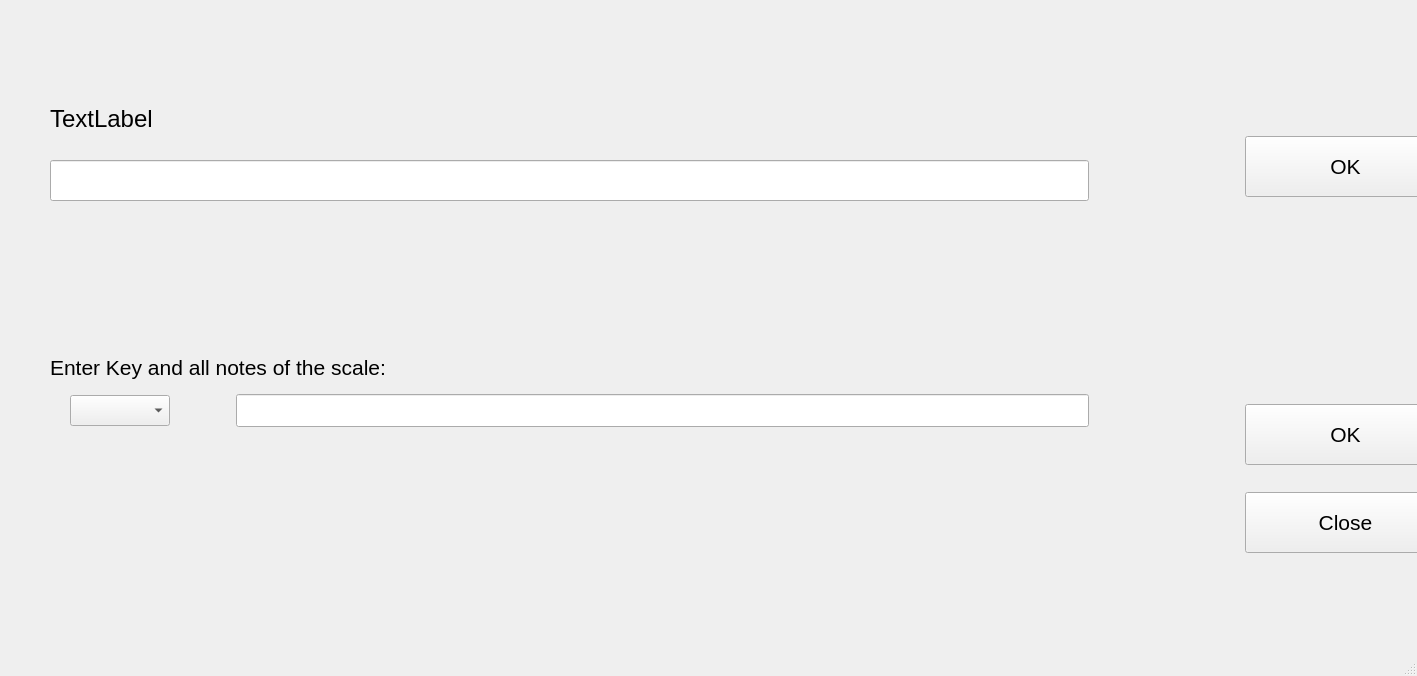
<?xml version="1.0" encoding="UTF-8"?>
<ui version="4.0">
 <class>ScaleWindow</class>
 <widget class="QMainWindow" name="ScaleWindow">
  <property name="geometry">
   <rect>
    <x>0</x>
    <y>0</y>
    <width>1417</width>
    <height>676</height>
   </rect>
  </property>
  <property name="windowTitle">
   <string>MainWindow</string>
  </property>
  <widget class="QWidget" name="centralwidget">
   <property name="sizePolicy">
    <sizepolicy hsizetype="Preferred" vsizetype="Preferred">
     <horstretch>0</horstretch>
     <verstretch>0</verstretch>
    </sizepolicy>
   </property>
   <widget class="QWidget" name="horizontalLayoutWidget">
    <property name="geometry">
     <rect>
      <x>0</x>
      <y>0</y>
      <width>1546</width>
      <height>631</height>
     </rect>
    </property>
    <layout class="QGridLayout" name="gridLayout">
     <item row="0" column="5">
      <layout class="QVBoxLayout" name="VLayoutSpaceR"/>
     </item>
     <item row="0" column="1">
      <layout class="QVBoxLayout" name="vLayoutL">
       <item>
        <layout class="QVBoxLayout" name="verticalLayout_4">
         <item>
          <spacer name="verticalSpacer_3">
           <property name="orientation">
            <enum>Qt::Vertical</enum>
           </property>
           <property name="sizeType">
            <enum>QSizePolicy::Fixed</enum>
           </property>
           <property name="sizeHint" stdset="0">
            <size>
             <width>20</width>
             <height>20</height>
            </size>
           </property>
          </spacer>
         </item>
         <item>
          <widget class="QLabel" name="instructLabel">
           <property name="sizePolicy">
            <sizepolicy hsizetype="Fixed" vsizetype="Maximum">
             <horstretch>0</horstretch>
             <verstretch>0</verstretch>
            </sizepolicy>
           </property>
           <property name="minimumSize">
            <size>
             <width>800</width>
             <height>51</height>
            </size>
           </property>
           <property name="font">
            <font>
             <pointsize>18</pointsize>
            </font>
           </property>
           <property name="text">
            <string>TextLabel</string>
           </property>
          </widget>
         </item>
         <item>
          <spacer name="verticalSpacer_4">
           <property name="orientation">
            <enum>Qt::Vertical</enum>
           </property>
           <property name="sizeType">
            <enum>QSizePolicy::Fixed</enum>
           </property>
           <property name="sizeHint" stdset="0">
            <size>
             <width>20</width>
             <height>10</height>
            </size>
           </property>
          </spacer>
         </item>
         <item>
          <widget class="QLineEdit" name="inputLine">
           <property name="sizePolicy">
            <sizepolicy hsizetype="Minimum" vsizetype="Maximum">
             <horstretch>0</horstretch>
             <verstretch>0</verstretch>
            </sizepolicy>
           </property>
           <property name="minimumSize">
            <size>
             <width>800</width>
             <height>41</height>
            </size>
           </property>
           <property name="font">
            <font>
             <pointsize>16</pointsize>
            </font>
           </property>
          </widget>
         </item>
         <item>
          <spacer name="verticalSpacer_5">
           <property name="orientation">
            <enum>Qt::Vertical</enum>
           </property>
           <property name="sizeType">
            <enum>QSizePolicy::Fixed</enum>
           </property>
           <property name="sizeHint" stdset="0">
            <size>
             <width>20</width>
             <height>140</height>
            </size>
           </property>
          </spacer>
         </item>
         <item>
          <widget class="QLabel" name="keyLabel">
           <property name="sizePolicy">
            <sizepolicy hsizetype="Expanding" vsizetype="Fixed">
             <horstretch>0</horstretch>
             <verstretch>0</verstretch>
            </sizepolicy>
           </property>
           <property name="minimumSize">
            <size>
             <width>421</width>
             <height>41</height>
            </size>
           </property>
           <property name="font">
            <font>
             <pointsize>16</pointsize>
            </font>
           </property>
           <property name="text">
            <string>Enter Key and all notes of the scale: </string>
           </property>
          </widget>
         </item>
         <item>
          <layout class="QHBoxLayout" name="horizontalLayout">
           <item>
            <spacer name="horizontalSpacer_5">
             <property name="orientation">
              <enum>Qt::Horizontal</enum>
             </property>
             <property name="sizeType">
              <enum>QSizePolicy::Fixed</enum>
             </property>
             <property name="sizeHint" stdset="0">
              <size>
               <width>20</width>
               <height>20</height>
              </size>
             </property>
            </spacer>
           </item>
           <item>
            <widget class="QComboBox" name="keyComboBox">
             <property name="sizePolicy">
              <sizepolicy hsizetype="Fixed" vsizetype="Fixed">
               <horstretch>0</horstretch>
               <verstretch>0</verstretch>
              </sizepolicy>
             </property>
             <property name="font">
              <font>
               <pointsize>14</pointsize>
              </font>
             </property>
            </widget>
           </item>
           <item>
            <spacer name="horizontalSpacer">
             <property name="orientation">
              <enum>Qt::Horizontal</enum>
             </property>
             <property name="sizeType">
              <enum>QSizePolicy::Fixed</enum>
             </property>
             <property name="sizeHint" stdset="0">
              <size>
               <width>60</width>
               <height>20</height>
              </size>
             </property>
            </spacer>
           </item>
           <item>
            <widget class="QLineEdit" name="modeTextInput">
             <property name="sizePolicy">
              <sizepolicy hsizetype="Minimum" vsizetype="Fixed">
               <horstretch>0</horstretch>
               <verstretch>0</verstretch>
              </sizepolicy>
             </property>
             <property name="minimumSize">
              <size>
               <width>600</width>
               <height>0</height>
              </size>
             </property>
             <property name="font">
              <font>
               <pointsize>16</pointsize>
              </font>
             </property>
            </widget>
           </item>
          </layout>
         </item>
        </layout>
       </item>
       <item>
        <spacer name="verticalSpacer_6">
         <property name="orientation">
          <enum>Qt::Vertical</enum>
         </property>
         <property name="sizeType">
          <enum>QSizePolicy::Maximum</enum>
         </property>
         <property name="sizeHint" stdset="0">
          <size>
           <width>20</width>
           <height>130</height>
          </size>
         </property>
        </spacer>
       </item>
      </layout>
     </item>
     <item row="0" column="3">
      <layout class="QVBoxLayout" name="vLayoutR">
       <property name="spacing">
        <number>4</number>
       </property>
       <property name="sizeConstraint">
        <enum>QLayout::SetMinAndMaxSize</enum>
       </property>
       <item>
        <spacer name="verticalSpacer">
         <property name="orientation">
          <enum>Qt::Vertical</enum>
         </property>
         <property name="sizeType">
          <enum>QSizePolicy::Fixed</enum>
         </property>
         <property name="sizeHint" stdset="0">
          <size>
           <width>20</width>
           <height>60</height>
          </size>
         </property>
        </spacer>
       </item>
       <item>
        <widget class="QPushButton" name="okButtonK">
         <property name="minimumSize">
          <size>
           <width>201</width>
           <height>61</height>
          </size>
         </property>
         <property name="font">
          <font>
           <pointsize>16</pointsize>
          </font>
         </property>
         <property name="text">
          <string>OK</string>
         </property>
        </widget>
       </item>
       <item>
        <spacer name="verticalSpacer_2">
         <property name="orientation">
          <enum>Qt::Vertical</enum>
         </property>
         <property name="sizeType">
          <enum>QSizePolicy::Fixed</enum>
         </property>
         <property name="sizeHint" stdset="0">
          <size>
           <width>20</width>
           <height>200</height>
          </size>
         </property>
        </spacer>
       </item>
       <item>
        <widget class="QPushButton" name="okButtonM">
         <property name="minimumSize">
          <size>
           <width>0</width>
           <height>61</height>
          </size>
         </property>
         <property name="font">
          <font>
           <pointsize>16</pointsize>
          </font>
         </property>
         <property name="text">
          <string>OK</string>
         </property>
        </widget>
       </item>
       <item>
        <spacer name="verticalSpacer_7">
         <property name="orientation">
          <enum>Qt::Vertical</enum>
         </property>
         <property name="sizeType">
          <enum>QSizePolicy::Fixed</enum>
         </property>
         <property name="sizeHint" stdset="0">
          <size>
           <width>20</width>
           <height>20</height>
          </size>
         </property>
        </spacer>
       </item>
       <item>
        <widget class="QPushButton" name="closeButton">
         <property name="sizePolicy">
          <sizepolicy hsizetype="Fixed" vsizetype="Fixed">
           <horstretch>0</horstretch>
           <verstretch>0</verstretch>
          </sizepolicy>
         </property>
         <property name="minimumSize">
          <size>
           <width>201</width>
           <height>61</height>
          </size>
         </property>
         <property name="font">
          <font>
           <pointsize>16</pointsize>
          </font>
         </property>
         <property name="text">
          <string>Close</string>
         </property>
        </widget>
       </item>
      </layout>
     </item>
     <item row="0" column="4">
      <spacer name="horizontalSpacer_2">
       <property name="orientation">
        <enum>Qt::Horizontal</enum>
       </property>
       <property name="sizeType">
        <enum>QSizePolicy::Fixed</enum>
       </property>
       <property name="sizeHint" stdset="0">
        <size>
         <width>100</width>
         <height>20</height>
        </size>
       </property>
      </spacer>
     </item>
     <item row="0" column="0">
      <spacer name="horizontalSpacer_4">
       <property name="orientation">
        <enum>Qt::Horizontal</enum>
       </property>
       <property name="sizeType">
        <enum>QSizePolicy::Minimum</enum>
       </property>
       <property name="sizeHint" stdset="0">
        <size>
         <width>50</width>
         <height>20</height>
        </size>
       </property>
      </spacer>
     </item>
     <item row="0" column="2">
      <spacer name="horizontalSpacer_3">
       <property name="orientation">
        <enum>Qt::Horizontal</enum>
       </property>
       <property name="sizeType">
        <enum>QSizePolicy::Fixed</enum>
       </property>
       <property name="sizeHint" stdset="0">
        <size>
         <width>150</width>
         <height>20</height>
        </size>
       </property>
      </spacer>
     </item>
    </layout>
   </widget>
  </widget>
  <widget class="QMenuBar" name="menubar">
   <property name="geometry">
    <rect>
     <x>0</x>
     <y>0</y>
     <width>1417</width>
     <height>21</height>
    </rect>
   </property>
  </widget>
  <widget class="QStatusBar" name="statusbar"/>
 </widget>
 <resources/>
 <connections/>
</ui>
